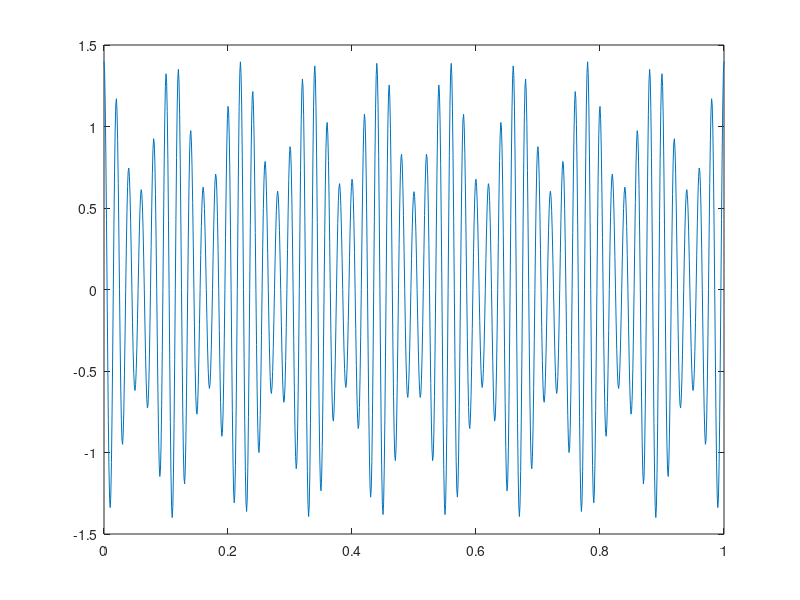
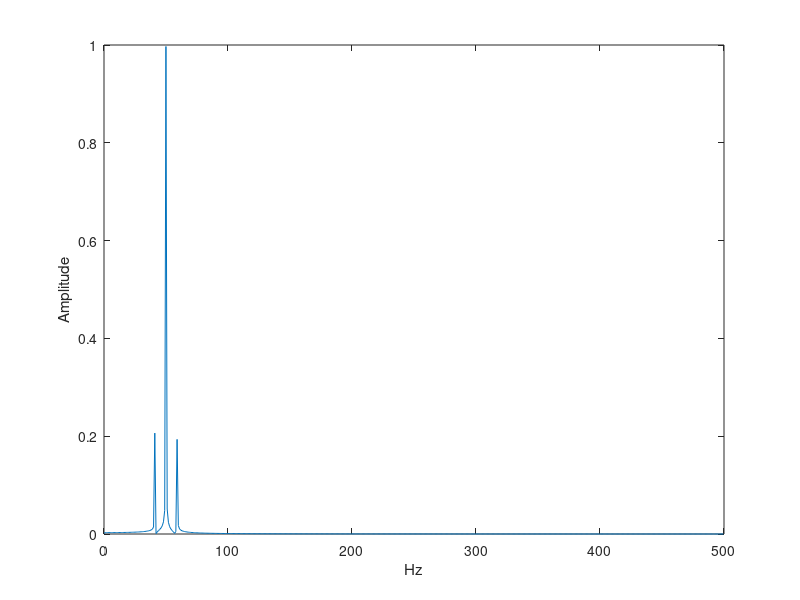

The MATLAB script that drew these images, in order:
Fs = 1e3;
t = 0:0.001:1;
ka1 = 0.4;
fm = 9;
fc = 50;
mt = cos(2*pi*fm*t);
ct = cos(2*pi*fc*t);
x = (1+ka1*mt).*ct;
%x = cos(2*pi*100*t)+sin(2*pi*202.5*t);
plot(t,x)

xdft = fft(x);
xdft = xdft(1:length(x)/2+1);
xdft = xdft/length(x);
xdft(2:end-1) = 2*xdft(2:end-1);
freq = 0:Fs/length(x):Fs/2;

figure
plot(freq,abs(xdft))
hold on
%plot(freq,ones(length(x)/2+1,1),'LineWidth',2)
xlabel('Hz')
ylabel('Amplitude')
hold off